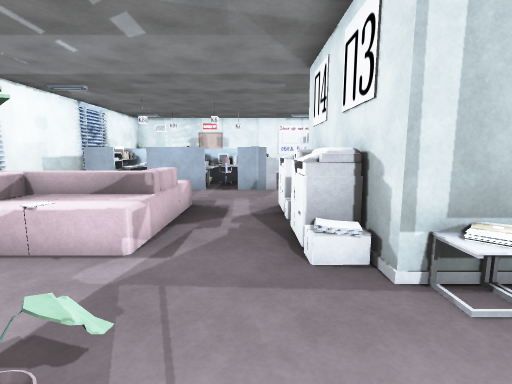
View 1 (above)

23 first-person views from a walk through a 3-D level made in the Unity game engine. The camera is 1.3 m above the floor, tilts 8° down and sees 85° across. Doors are open. The floor is counted in squares, 1 m on a side. Each view is taken from the middle of a square. On the plan, view 1 faces up. The plan holds only what a view shows up to about 13 squares ahead; the rest is blank. Some animated figures are left out. Some surface patterns are stand-ins.

View 2
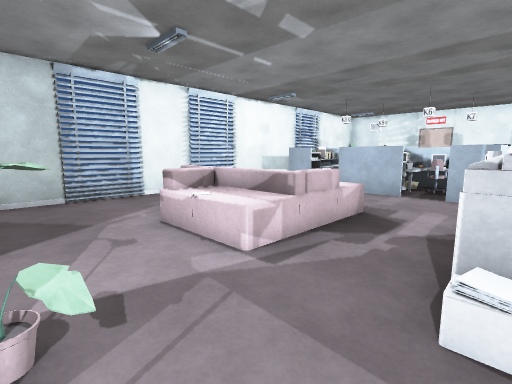

View 3
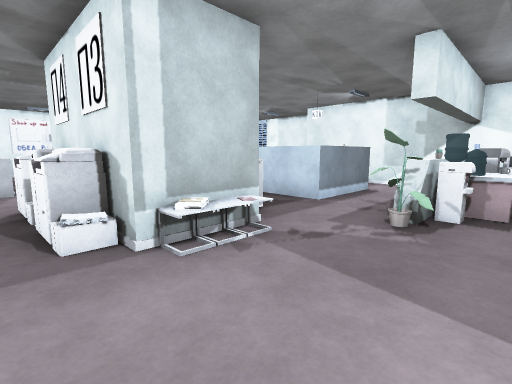

View 4
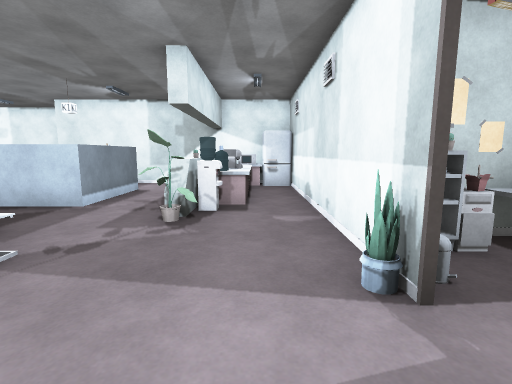

View 5
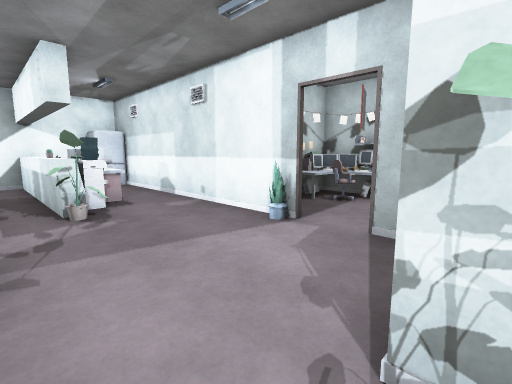

View 6
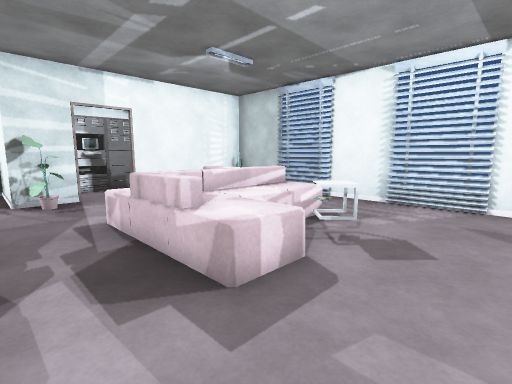

View 7
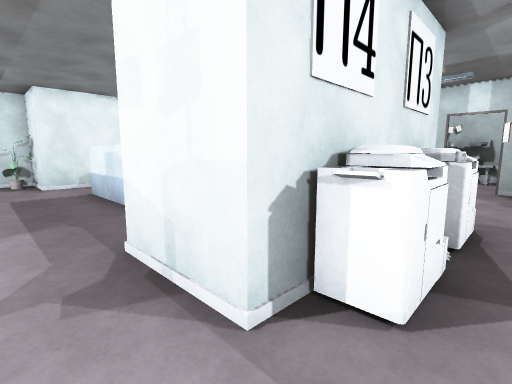

View 8
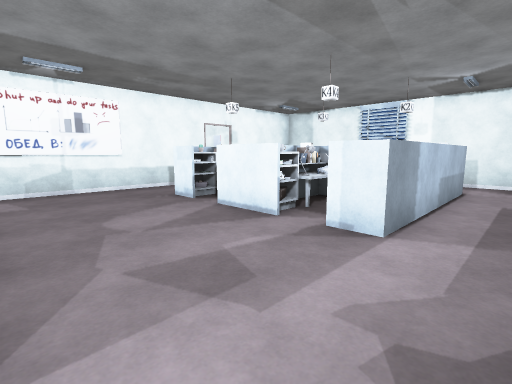

View 9
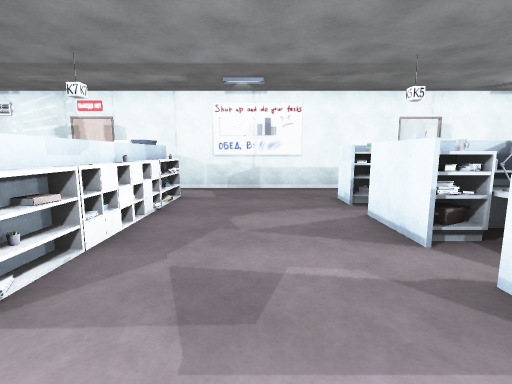

View 10
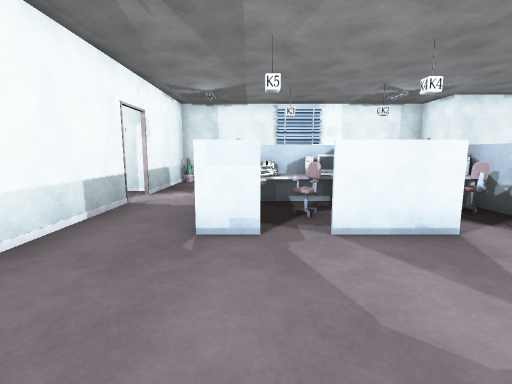

View 11
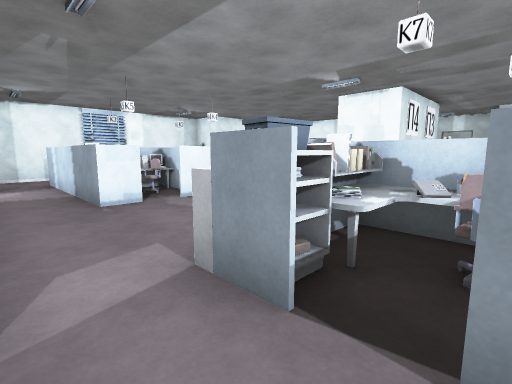

View 12
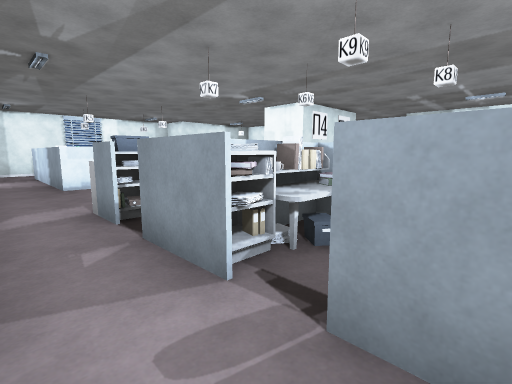

View 13
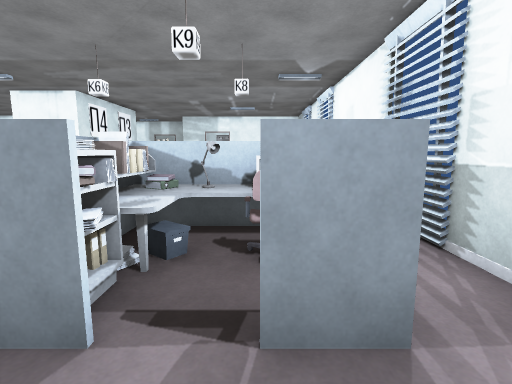

View 14
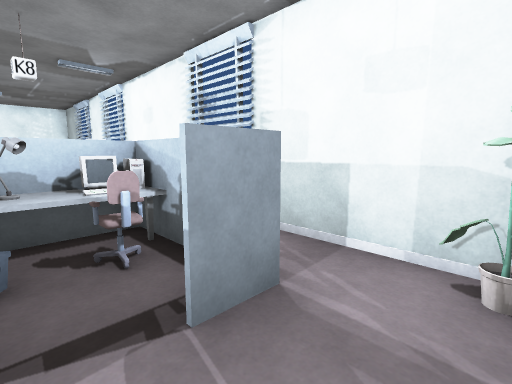

View 15
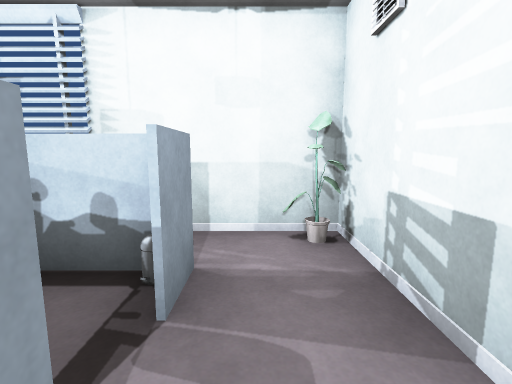

View 16
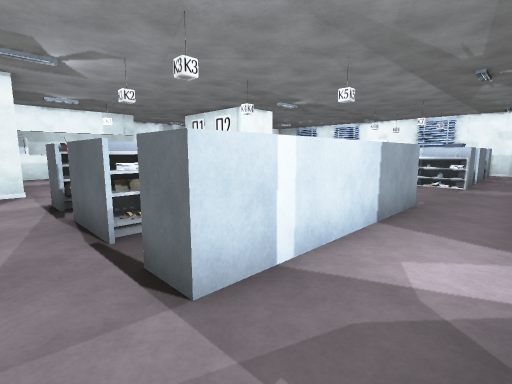

View 17
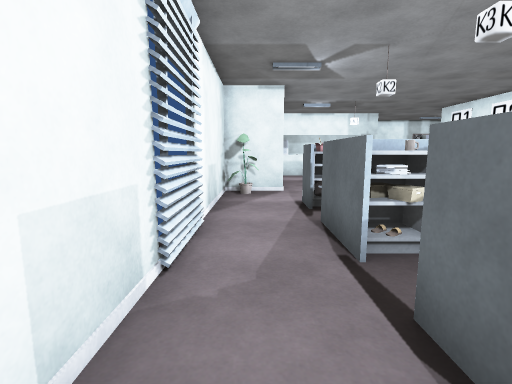

View 18
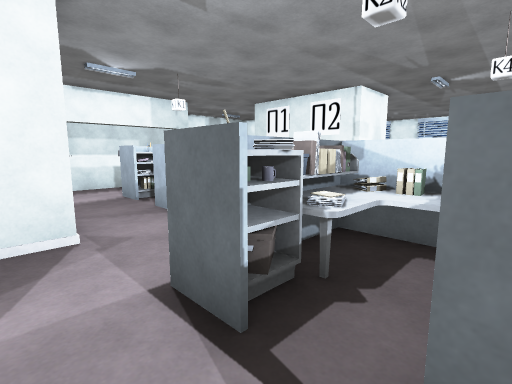

View 19
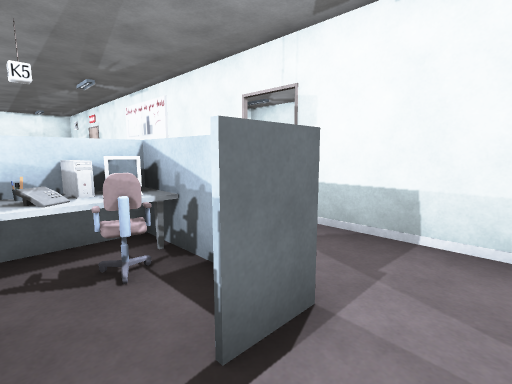

View 20
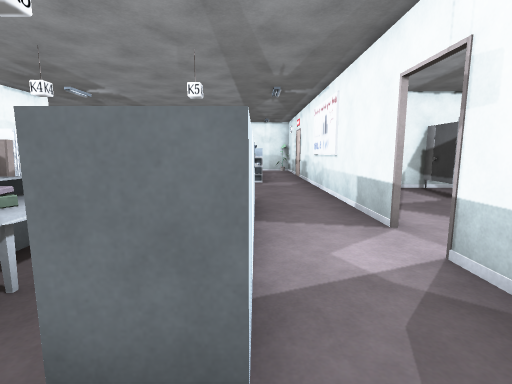

View 21
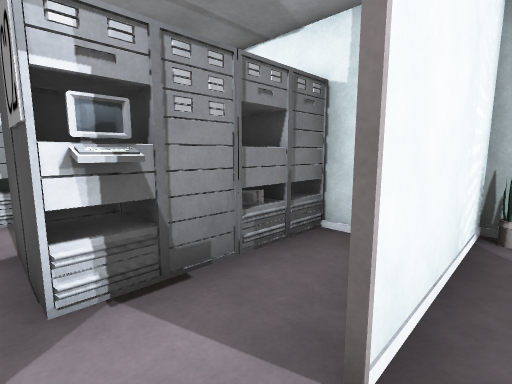

View 22
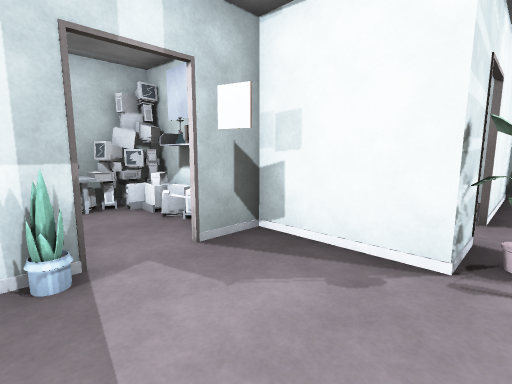

View 23
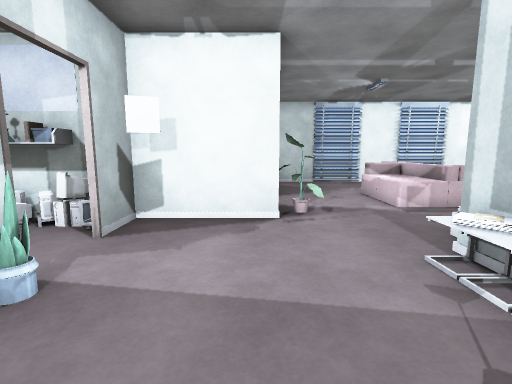

### Floor plan
Ten units are one square. View 1 is at (0, 0); x grows to the right and y downward. Boxes are objects, and circles mark ways between rooms. Rooms are numbered by the first view taken in them; rooms with no view inside come last. Other rooms are left out.
<svg viewBox="-81 -200 227 231">
<path fill="none" stroke="#000" d="M37 -27 14 -27 14 -34M14 -77 25 -77M-20 -5 -5 -5 -5 14M58 -9 74 -9M4 -99 -8 -99M61 -4 61 -9M21 24 105 24M-6 24 9 24M-34 -99 -39 -99M84 -9 121 -9M-49 -99 -55 -99M95 -32 66 -32M99 -44 99 -35M-76 -114 -76 -5 -32 -5M121 14 121 -45M56 -4 56 -9M58 -4 58 -9M54 -121 54 -139M54 -154 54 -160 66 -160M74 -127 65 -127M62 -159 58 -159M4 -115 4 -99M65 -96 54 -96 54 -106M85 -124 85 -136M25 -77 37 -77M55 -184 -6 -184M94 -160 118 -160 118 -149M82 -184 74 -184M105 -159 96 -159M84 -65 99 -65M118 -139 118 -117M-39 -163 -17 -163M105 -188 105 -195M99 -61 99 -54M-44 -184 -76 -184 -76 -114M141 -144 141 -184 96 -184M-60 -159 -60 -135M-61 -163 -50 -163M89 -33 95 -33M121 -45 121 -74 141 -74 141 -134M-8 -145 -8 -151M91 -128 96 -128M96 -145 96 -140M-36 -155 -38 -160M141 -134 141 -144M-5 14 -5 26"/>
<rect x="-75" y="-15" width="10" height="10" fill="#bbb"><title>plant</title></rect>
<rect x="-65" y="-115" width="20" height="20" fill="#bbb"><title>other object</title></rect>
<rect x="-55" y="-75" width="40" height="40" fill="#bbb"><title>sofa</title></rect>
<rect x="-45" y="-75" width="10" height="20" fill="#bbb"><title>table</title></rect>
<rect x="-25" y="-95" width="10" height="10" fill="#bbb"><title>other object</title></rect>
<rect x="-25" y="-105" width="10" height="10" fill="#bbb"><title>other object</title></rect>
<rect x="-15" y="-15" width="10" height="10" fill="#bbb"><title>plant</title></rect>
<rect x="5" y="-45" width="10" height="10" fill="#bbb"><title>printer</title></rect>
<rect x="5" y="-55" width="10" height="10" fill="#bbb"><title>other object</title></rect>
<rect x="5" y="-75" width="10" height="20" fill="#bbb"><title>printer</title></rect>
<rect x="25" y="15" width="10" height="10" fill="#bbb"><title>plant</title></rect>
<rect x="35" y="-45" width="10" height="10" fill="#bbb"><title>printer</title></rect>
<rect x="45" y="-15" width="10" height="10" fill="#bbb"><title>plant</title></rect>
<rect x="55" y="-5" width="20" height="10" fill="#bbb"><title>water cooler</title></rect>
<rect x="65" y="5" width="10" height="10" fill="#bbb"><title>other object</title></rect>
<rect x="75" y="5" width="10" height="10" fill="#bbb"><title>other object</title></rect>
<rect x="75" y="-5" width="10" height="10" fill="#bbb"><title>other object</title></rect>
<rect x="75" y="-15" width="10" height="10" fill="#bbb"><title>other object</title></rect>
<rect x="85" y="5" width="20" height="10" fill="#bbb"><title>other object</title></rect>
<rect x="85" y="-45" width="20" height="20" fill="#bbb"><title>rack</title></rect>
<rect x="105" y="15" width="10" height="10" fill="#bbb"><title>fridge</title></rect>
<rect x="105" y="-5" width="10" height="20" fill="#bbb"><title>other object</title></rect>
<rect x="-75" y="-125" width="10" height="10" fill="#bbb"><title>other object</title></rect>
<rect x="-75" y="-185" width="10" height="10" fill="#bbb"><title>plant</title></rect>
<rect x="-65" y="-125" width="10" height="10" fill="#bbb"><title>other object</title></rect>
<rect x="-65" y="-135" width="10" height="10" fill="#bbb"><title>other object</title></rect>
<rect x="-55" y="-145" width="10" height="20" fill="#bbb"><title>monitor</title></rect>
<rect x="-55" y="-155" width="10" height="10" fill="#bbb"><title>other object</title></rect>
<rect x="-45" y="-145" width="10" height="10" fill="#bbb"><title>other object</title></rect>
<rect x="-45" y="-165" width="20" height="20" fill="#bbb"><title>rack</title></rect>
<rect x="-35" y="-125" width="10" height="10" fill="#bbb"><title>other object</title></rect>
<rect x="-35" y="-145" width="10" height="10" fill="#bbb"><title>shelf</title></rect>
<rect x="-35" y="-155" width="10" height="10" fill="#bbb"><title>other object</title></rect>
<rect x="-25" y="-125" width="10" height="10" fill="#bbb"><title>other object</title></rect>
<rect x="-25" y="-155" width="10" height="10" fill="#bbb"><title>other object</title></rect>
<rect x="-15" y="-135" width="10" height="10" fill="#bbb"><title>other object</title></rect>
<rect x="-15" y="-145" width="10" height="10" fill="#bbb"><title>other object</title></rect>
<rect x="-5" y="-125" width="10" height="10" fill="#bbb"><title>shelf</title></rect>
<rect x="-5" y="-145" width="10" height="10" fill="#bbb"><title>shelf</title></rect>
<rect x="-5" y="-165" width="10" height="20" fill="#bbb"><title>rack</title></rect>
<rect x="5" y="-115" width="10" height="10" fill="#bbb"><title>books</title></rect>
<rect x="5" y="-165" width="10" height="10" fill="#bbb"><title>shelf</title></rect>
<rect x="55" y="-45" width="10" height="10" fill="#bbb"><title>other object</title></rect>
<rect x="55" y="-125" width="10" height="10" fill="#bbb"><title>rack</title></rect>
<rect x="55" y="-155" width="10" height="10" fill="#bbb"><title>rack</title></rect>
<rect x="65" y="-105" width="10" height="10" fill="#bbb"><title>other object</title></rect>
<rect x="65" y="-125" width="10" height="10" fill="#bbb"><title>other object</title></rect>
<rect x="65" y="-145" width="10" height="10" fill="#bbb"><title>other object</title></rect>
<rect x="65" y="-155" width="10" height="10" fill="#bbb"><title>books</title></rect>
<rect x="75" y="-95" width="10" height="10" fill="#bbb"><title>other object</title></rect>
<rect x="75" y="-125" width="10" height="10" fill="#bbb"><title>other object</title></rect>
<rect x="75" y="-145" width="10" height="10" fill="#bbb"><title>other object</title></rect>
<rect x="75" y="-155" width="10" height="10" fill="#bbb"><title>other object</title></rect>
<rect x="85" y="-105" width="10" height="10" fill="#bbb"><title>other object</title></rect>
<rect x="85" y="-115" width="10" height="10" fill="#bbb"><title>other object</title></rect>
<rect x="85" y="-145" width="10" height="10" fill="#bbb"><title>other object</title></rect>
<rect x="85" y="-165" width="10" height="20" fill="#bbb"><title>monitor</title></rect>
<rect x="85" y="-195" width="10" height="10" fill="#bbb"><title>other object</title></rect>
<rect x="95" y="-105" width="10" height="10" fill="#bbb"><title>other object</title></rect>
<rect x="95" y="-155" width="10" height="10" fill="#bbb"><title>other object</title></rect>
<rect x="105" y="-105" width="10" height="10" fill="#bbb"><title>other object</title></rect>
<rect x="105" y="-115" width="10" height="10" fill="#bbb"><title>rack</title></rect>
<rect x="105" y="-135" width="10" height="10" fill="#bbb"><title>other object</title></rect>
<rect x="105" y="-145" width="10" height="10" fill="#bbb"><title>rack</title></rect>
<rect x="125" y="-85" width="10" height="10" fill="#bbb"><title>plant</title></rect>
<rect x="5" y="15" width="10" height="10" fill="#bbb"><title>other object</title></rect>
<circle cx="-50" cy="-100" r="3" fill="#2a7"/>
<circle cx="0" cy="-94" r="3" fill="#2a7"/>
<circle cx="110" cy="-40" r="3" fill="#2a7"/>
<circle cx="55" cy="-30" r="3" fill="#2a7"/>
<circle cx="0" cy="20" r="3" fill="#2a7"/>
<circle cx="10" cy="10" r="3" fill="#2a7"/>
<circle cx="120" cy="-140" r="3" fill="#2a7"/>
<circle cx="130" cy="-125" r="3" fill="#2a7"/>
<circle cx="130" cy="-155" r="3" fill="#2a7"/>
<text x="10" y="-40">1</text>
<text x="40" y="-130">2</text>
<text x="130" y="-140">3</text>
<text x="10" y="20">4</text>
</svg>
Room 1 opens to room 2. Room 1 opens to room 4. Room 2 opens to room 3.

Where each view was taken, in squares from view 1:
view 1: 0 up, 0 right, facing up
view 2: 1 up, 1 right, facing up-left
view 3: 1 down, 0 right, facing up-right
view 4: 1 down, 0 right, facing right
view 5: 2 up, 1 left, facing down-right
view 6: 9 up, 0 right, facing down-left
view 7: 9 up, 0 right, facing down-right
view 8: 8 up, 1 right, facing up-right
view 9: 8 up, 3 right, facing up
view 10: 15 up, 1 right, facing right
view 11: 18 up, 2 left, facing down-right
view 12: 18 up, 6 left, facing down-right
view 13: 18 up, 5 left, facing down
view 14: 18 up, 4 left, facing down-left
view 15: 17 up, 3 left, facing left
view 16: 18 up, 13 right, facing down-left
view 17: 17 up, 13 right, facing down
view 18: 12 up, 13 right, facing down-left
view 19: 14 up, 13 right, facing up-left
view 20: 16 up, 13 right, facing left
view 21: 1 up, 2 left, facing down-left
view 22: 1 up, 3 right, facing down-left
view 23: 0 up, 5 right, facing left
